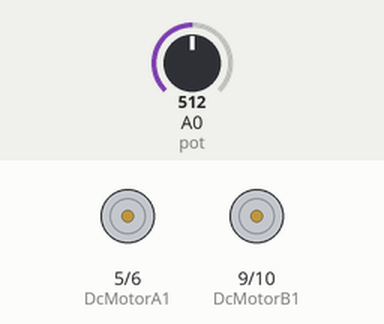
Recording of a sketch running on a simulated Arduino Uno, built with avr-gcc and run on an emulated ATmega328P. Parts: motor-driver pin pairs drawn as motors (green arrow = first pin HIGH = forward, orange = second pin HIGH = backward, longer = more drive). The inputs (shaded band) are chosen by the test bench; at power-on: A0 (pot) = 512.

Above: at 1.2 s.
1.3 s: A0 (pot) set to 716
At 2.0 s:
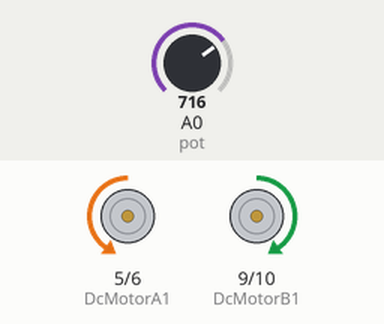
2.8 s: A0 (pot) set to 900
At 3.2 s:
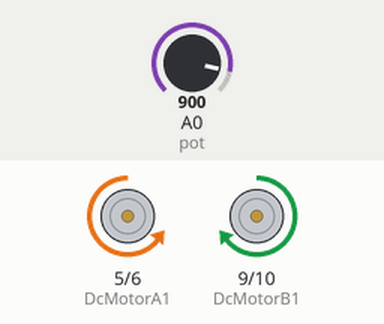
4.3 s: A0 (pot) set to 502
At 5.5 s:
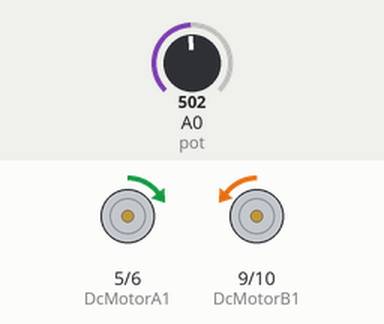
5.8 s: A0 (pot) set to 522
At 6.7 s:
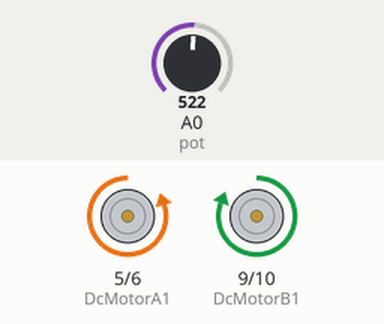
7.3 s: A0 (pot) set to 306
At 7.8 s:
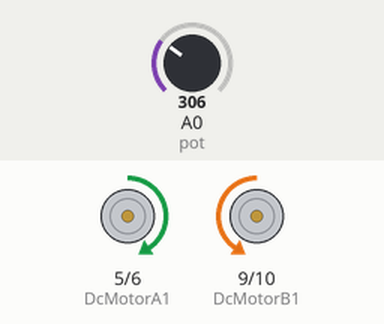
Timing chart, 0 to 9.8 s (numbered marks = the images above; inputs shaded):
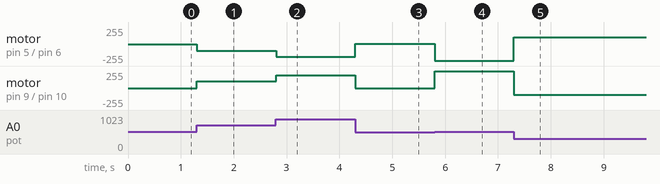

The sketch:

Code.ino
```cpp
// c++
// DC motors controlled by potentiometer

//inputs of the two motors
int DcMotorA1=5;
int DcMotorA2=6;
int DcMotorB1=9;
int DcMotorB2=10;

//Potentiometer
int pot=A0;


void setup()
{

  pinMode(DcMotorA1, OUTPUT);
  pinMode(DcMotorA2, OUTPUT);
  pinMode(DcMotorB1, OUTPUT);
  pinMode(DcMotorB2, OUTPUT);
  pinMode(pot, INPUT);

}

void loop()
{

  int speed;
  speed = analogRead(pot);

  if(speed >= 512) // Forward
  {

    speed = map(analogRead(pot), 512, 1023, 0, 255);
    analogWrite(DcMotorA1, 0);
    analogWrite(DcMotorA2, speed);
    analogWrite(DcMotorB1, speed);
    analogWrite(DcMotorB2, 0);

  }

  else 				// Backward
  {
    speed = map(analogRead(pot), 512, 0, 0, 255);
    analogWrite(DcMotorA1, speed);
    analogWrite(DcMotorA2, 0);
    analogWrite(DcMotorB1, 0);
    analogWrite(DcMotorB2, speed);
  }


}
```

Measured:
- after the input at 1.3 s, motor on pin 5 (DcMotorA1) / pin 6 (DcMotorA2): stopped → backward 101/255 at once; motor on pin 9 (DcMotorB1) / pin 10 (DcMotorB2): stopped → forward 101/255 at once
- after the input at 2.8 s, motor on pin 5 (DcMotorA1) / pin 6 (DcMotorA2): backward 101/255 → backward 193/255 at once; motor on pin 9 (DcMotorB1) / pin 10 (DcMotorB2): forward 101/255 → forward 193/255 at once
- after the input at 4.3 s, motor on pin 5 (DcMotorA1) / pin 6 (DcMotorA2): backward 193/255 → forward 4/255 at once; motor on pin 9 (DcMotorB1) / pin 10 (DcMotorB2): forward 193/255 → backward 4/255 at once
- after the input at 5.8 s, motor on pin 5 (DcMotorA1) / pin 6 (DcMotorA2): forward 4/255 → backward 252/255 at once; motor on pin 9 (DcMotorB1) / pin 10 (DcMotorB2): backward 4/255 → forward 255/255 at once
- after the input at 7.3 s, motor on pin 5 (DcMotorA1) / pin 6 (DcMotorA2): backward 252/255 → forward 102/255 at once; motor on pin 9 (DcMotorB1) / pin 10 (DcMotorB2): forward 255/255 → backward 102/255 at once
